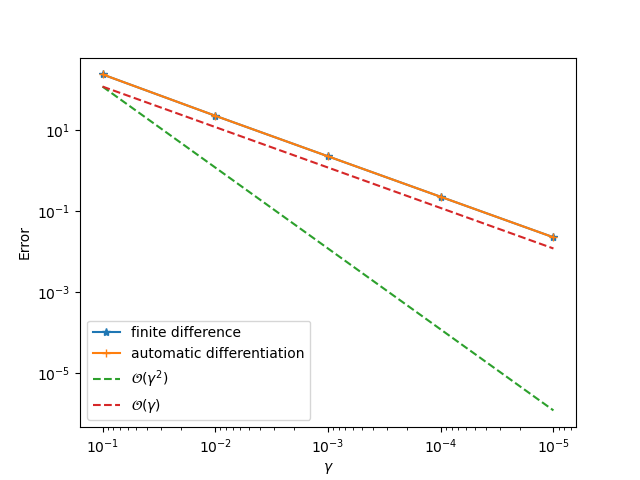

This figure's Julia source:
using ADCME
using PyCall
using LinearAlgebra
using PyPlot
using Random
Random.seed!(233)

function eikonal_three_d(u0,f,h,m,n,l,tol,verbose)
    eikonal_three_d_ = load_op_and_grad("./build/libEikonalThreeD","eikonal_three_d")
    u0,f,h,m,n,l,tol,verbose = convert_to_tensor(Any[u0,f,h,m,n,l,tol,verbose], [Float64,Float64,Float64,Int64,Int64,Int64,Float64,Bool])
    eikonal_three_d_(u0,f,h,m,n,l,tol,verbose)
end

m = 21
n = 21
l = 21
u0_ = ones(m*n*l)*1000
u0_[10 * n * l + 10 * l + 11] = 0.0
u0 = constant(u0_)
f = constant(ones(m*n*l))
h = 0.01
tol = 1e-6
verbose = true

# TODO: specify your input parameters
u = eikonal_three_d(u0,f,h,m,n,l,tol,verbose)
sess = Session(); init(sess)
u_ = run(sess, reshape(u, (21,21,21)))

# # uncomment it for testing gradients
# error() 


# TODO: change your test parameter to `m`
#       in the case of `multiple=true`, you also need to specify which component you are testings
# gradient check -- v
function scalar_function(x)
    return sum(eikonal_three_d(x,f,h,m,n,l,tol,verbose)^2)
end

# TODO: change `m_` and `v_` to appropriate values

u0_init = rand(m*n*l) * 1000
# u0_init[[89,76,56,22,23,24]] .= 0.0
m_ = constant(u0_init)
v_ = rand(m*n*l)
# v_[[89,76,56,22,23,24]] .= 0.0

y_ = scalar_function(m_)
dy_ = gradients(y_, m_)
ms_ = Array{Any}(undef, 5)
ys_ = Array{Any}(undef, 5)
s_ = Array{Any}(undef, 5)
w_ = Array{Any}(undef, 5)
gs_ =  @. 1 / 10^(1:5)

for i = 1:5
    g_ = gs_[i]
    ms_[i] = m_ + g_*v_
    ys_[i] = scalar_function(ms_[i])
    s_[i] = ys_[i] - y_
    w_[i] = s_[i] - g_*sum(v_.*dy_)
end

sess = Session(); init(sess)
sval_ = run(sess, s_)
wval_ = run(sess, w_)
close("all")
loglog(gs_, abs.(sval_), "*-", label="finite difference")
loglog(gs_, abs.(wval_), "+-", label="automatic differentiation")
loglog(gs_, gs_.^2 * 0.5*abs(wval_[1])/gs_[1]^2, "--",label="\$\\mathcal{O}(\\gamma^2)\$")
loglog(gs_, gs_ * 0.5*abs(sval_[1])/gs_[1], "--",label="\$\\mathcal{O}(\\gamma)\$")

plt.gca().invert_xaxis()
legend()
xlabel("\$\\gamma\$")
ylabel("Error")
savefig("gradtest.png")
